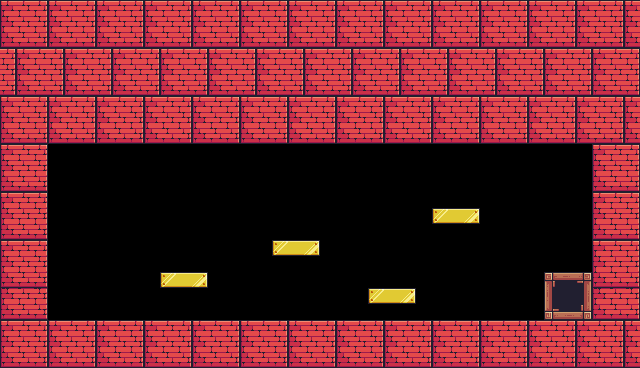

A level layout from a 2D game, rendered from its tile map. Below: a short description, then the map file with its tile-grid data intact:
An orthogonal 40x23 tile map with 16x16 px tiles, 1 tile layer (Tile Layer 1) and 1 object (Player).

<map version="1.10" tiledversion="1.11.0" orientation="orthogonal" renderorder="right-down" width="40" height="23" tilewidth="16" tileheight="16" infinite="0" nextlayerid="3" nextobjectid="6">
 <tileset firstgid="1" source="Pixel Adventure.tsx" />
 <layer id="1" name="Tile Layer 1" width="40" height="23">
  <data encoding="csv">
106,107,108,106,107,108,106,107,108,106,107,108,106,107,108,106,107,108,106,107,108,106,107,108,106,107,108,106,107,108,106,107,108,106,107,108,106,107,108,106,
128,129,130,128,129,130,128,129,130,128,129,130,128,129,130,128,129,130,128,129,130,128,129,130,128,129,130,128,129,130,128,129,130,128,129,130,128,129,130,128,
150,151,152,150,151,152,150,151,152,150,151,152,150,151,152,150,151,152,150,151,152,150,151,152,150,151,152,150,151,152,150,151,152,150,151,152,150,151,152,150,
108,106,107,108,106,107,108,106,107,108,106,107,108,106,107,108,106,107,108,106,107,108,106,107,108,106,107,108,106,107,108,106,107,108,106,107,108,106,107,108,
130,128,129,130,128,129,130,128,129,130,128,129,130,128,129,130,128,129,130,128,129,130,128,129,130,128,129,130,128,129,130,128,129,130,128,129,130,128,129,130,
152,150,151,152,150,151,152,150,151,152,150,151,152,150,151,152,150,151,152,150,151,152,150,151,152,150,151,152,150,151,152,150,151,152,150,151,152,150,151,152,
106,107,108,106,107,108,106,107,108,106,107,108,106,107,108,106,107,108,106,107,108,106,107,108,106,107,108,106,107,108,106,107,108,106,107,108,106,107,108,106,
128,129,130,128,129,130,128,129,130,128,129,130,128,129,130,128,129,130,128,129,130,128,129,130,128,129,130,128,129,130,128,129,130,128,129,130,128,129,130,128,
150,151,152,150,151,152,150,151,152,150,151,152,150,151,152,150,151,152,150,151,152,150,151,152,150,151,152,150,151,152,150,151,152,150,151,152,150,151,152,150,
106,107,108,0,0,0,0,0,0,0,0,0,0,0,0,0,0,0,0,0,0,0,0,0,0,0,0,0,0,0,0,0,0,0,0,0,0,106,107,108,
128,129,130,0,0,0,0,0,0,0,0,0,0,0,0,0,0,0,0,0,0,0,0,0,0,0,0,0,0,0,0,0,0,0,0,0,0,128,129,130,
150,151,152,0,0,0,0,0,0,0,0,0,0,0,0,0,0,0,0,0,0,0,0,0,0,0,0,0,0,0,0,0,0,0,0,0,0,150,151,152,
106,107,108,0,0,0,0,0,0,0,0,0,0,0,0,0,0,0,0,0,0,0,0,0,0,0,0,0,0,0,0,0,0,0,0,0,0,106,107,108,
128,129,130,0,0,0,0,0,0,0,0,0,0,0,0,0,0,0,0,0,0,0,0,0,0,0,0,194,195,196,0,0,0,0,0,0,0,128,129,130,
150,151,152,0,0,0,0,0,0,0,0,0,0,0,0,0,0,0,0,0,0,0,0,0,0,0,0,0,0,0,0,0,0,0,0,0,0,150,151,152,
106,107,108,0,0,0,0,0,0,0,0,0,0,0,0,0,0,194,195,196,0,0,0,0,0,0,0,0,0,0,0,0,0,0,0,0,0,106,107,108,
128,129,130,0,0,0,0,0,0,0,0,0,0,0,0,0,0,0,0,0,0,0,0,0,0,0,0,0,0,0,0,0,0,0,0,0,0,128,129,130,
150,151,152,0,0,0,0,0,0,0,194,195,196,0,0,0,0,0,0,0,0,0,0,0,0,0,0,0,0,0,0,0,0,0,89,90,91,150,151,152,
128,129,130,0,0,0,0,0,0,0,0,0,0,0,0,0,0,0,0,0,0,0,0,194,195,196,0,0,0,0,0,0,0,0,111,112,113,128,129,130,
150,151,152,0,0,0,0,0,0,0,0,0,0,0,0,0,0,0,0,0,0,0,0,0,0,0,0,0,0,0,0,0,0,0,133,134,135,150,151,152,
106,107,108,106,107,108,106,107,108,106,107,108,106,107,108,106,107,108,106,107,108,106,107,108,106,107,108,106,107,108,106,107,108,106,107,108,106,107,108,106,
128,129,130,128,129,130,128,129,130,128,129,130,128,129,130,128,129,130,128,129,130,128,129,130,128,129,130,128,129,130,128,129,130,128,129,130,128,129,130,128,
150,151,152,150,151,152,150,151,152,150,151,152,150,151,152,150,151,152,150,151,152,150,151,152,150,151,152,150,151,152,150,151,152,150,151,152,150,151,152,150
</data>
 </layer>
 <objectgroup id="2" name="Spawnpoints" class="Player">
  <object id="1" name="Player" type="Player" x="50.623" y="287.049" width="38.6225" height="51.4966" />
 </objectgroup>
</map>
